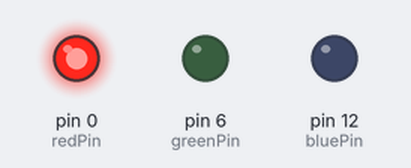
The sketch below on a simulated Arduino Uno, built with avr-gcc and run on an emulated ATmega328P. On the bench: output pins drawn as LEDs (lit = HIGH).

Above: at 0.12 s.
At 2.7 s:
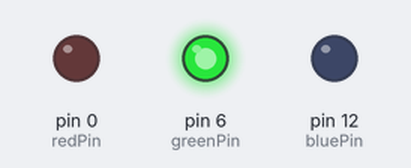
At 23.0 s:
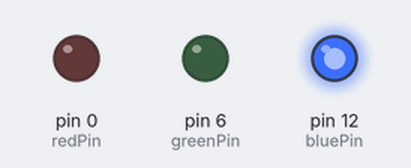
At 43.0 s:
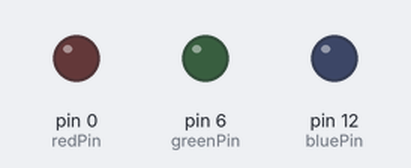
Timing chart, 0 to 57.9 s (numbered marks = the images above):
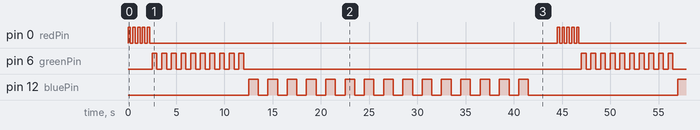

Measured:
- by itself, pin 0 (redPin): repeats every 44.5 s: 4 × (LOW 0.25 s, HIGH 0.25 s), LOW 42.3 s, HIGH 0.25 s
- by itself, pin 6 (greenPin): repeats every 44.5 s: 9 × (LOW 0.50 s, HIGH 0.50 s), LOW 35.0 s, HIGH 0.50 s
- by itself, pin 12 (bluePin): moves between LOW and HIGH, repeating every 44.5 s

The sketch:

04-Red-Green-Blue-Blinks.ino
```cpp
int redPin = 0;
int greenPin = 6;
int bluePin = 12;
int redDelay = 250;
int greenDelay = 500;
int blueDelay = 1000;

void setup() {
  // put your setup code here, to run once:
  pinMode(redPin, OUTPUT);
  pinMode(greenPin, OUTPUT);
  pinMode(bluePin, OUTPUT);
}

void loop() {
  // put your main code here, to run repeatedly:
  // RED - blink 5 times fast
  for(int i = 0; i < 5; i++) {
    digitalWrite(redPin, HIGH);
    delay(redDelay);
    digitalWrite(redPin, LOW);
    delay(redDelay);
  }

  // GREEN - blink 10 times slow
  for(int i = 0; i < 10; i++) {
    digitalWrite(greenPin, HIGH);
    delay(greenDelay);
    digitalWrite(greenPin, LOW);
    delay(greenDelay);
  }

  // BLUE - blink 15 times real slow
  for(int i = 0; i < 15; i++) {
    digitalWrite(bluePin, HIGH);
    delay(blueDelay);
    digitalWrite(bluePin, LOW);
    delay(blueDelay);
  }

  delay(2000);
}
```
